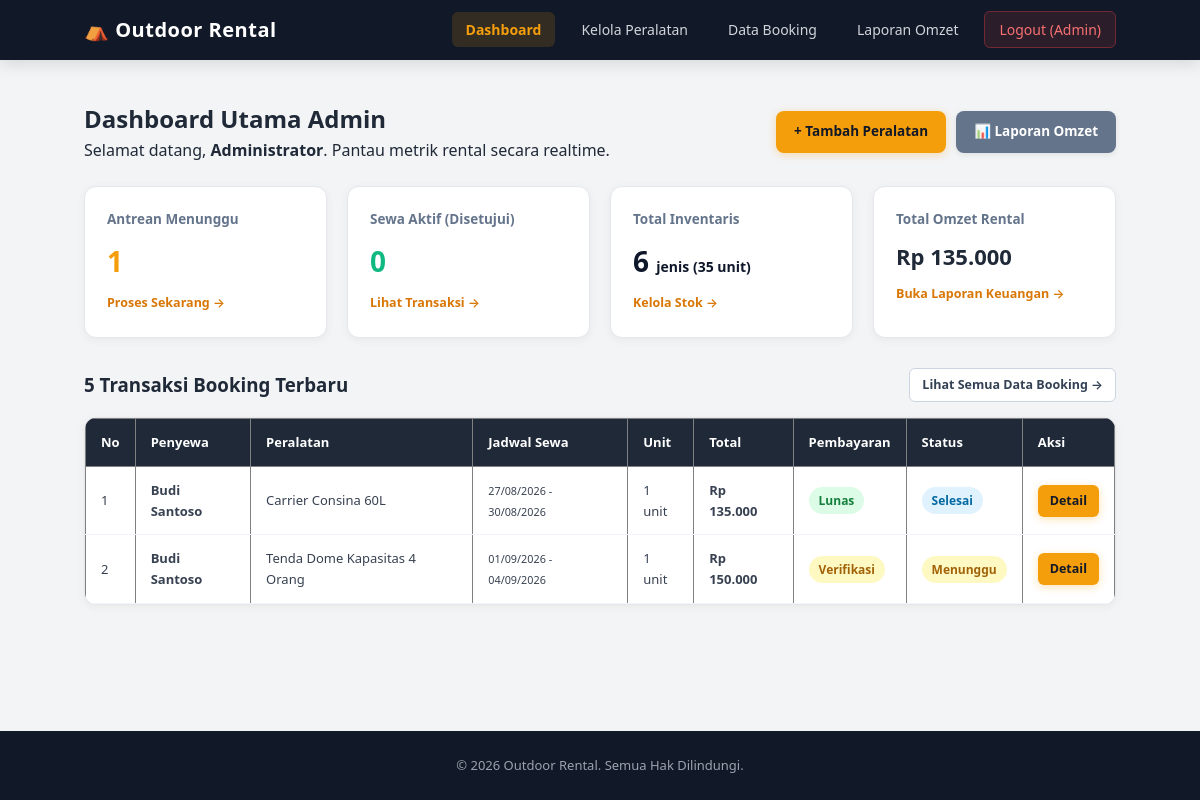
/admin/index.php (signed in), run on the app's committed database.
### tables this page shows
CREATE TABLE `booking` (
    `id` INT AUTO_INCREMENT PRIMARY KEY,
    `id_user` INT NOT NULL,
    `id_peralatan` INT NOT NULL,
    `nama_penyewa` VARCHAR(100) NOT NULL,
    `no_hp` VARCHAR(25) NOT NULL,
    `tanggal_pinjam` DATE NOT NULL,
    `tanggal_kembali` DATE NOT NULL,
    `lama_sewa` INT NOT NULL,
    `jumlah` INT NOT NULL DEFAULT 1,
    `total_harga` INT NOT NULL,
    `bukti_pembayaran` VARCHAR(255) NULL,
    `status_pembayaran` ENUM(
        'Belum Bayar',
        'Menunggu Verifikasi',
        'Lunas'
    ) NOT NULL DEFAULT 'Belum Bayar',
    `denda` INT NOT NULL DEFAULT 0,
    `status` ENUM(
        'Menunggu',
        'Disetujui',
        'Ditolak',
        'Dikembalikan'
    ) NOT NULL DEFAULT 'Menunggu',
    `created_at` TIMESTAMP DEFAULT CURRENT_TIMESTAMP,
    CONSTRAINT `fk_booking_user` FOREIGN KEY (`id_user`) REFERENCES `users` (`id`) ON UPDATE CASCADE ON DELETE CASCADE,
    CONSTRAINT `fk_booking_peralatan` FOREIGN KEY (`id_peralatan`) REFERENCES `peralatan` (`id`) ON UPDATE CASCADE ON DELETE RESTRICT
);

CREATE TABLE `peralatan` (
    `id` INT AUTO_INCREMENT PRIMARY KEY,
    `nama` VARCHAR(100) NOT NULL,
    `kategori` VARCHAR(50) NOT NULL,
    `harga` INT NOT NULL,
    `stok` INT NOT NULL DEFAULT 0,
    `gambar` VARCHAR(255) NULL,
    `created_at` TIMESTAMP DEFAULT CURRENT_TIMESTAMP
);

### config/functions.php (called while the page is built, shortened)
<?php
function rupiah($harga)
{
    return "Rp " . number_format((float)$harga, 0, ',', '.');
}

### admin/index.php (the view, shortened to what this page needs)
<?php
require_once '../config/config.php';
require_once '../config/functions.php';
$qMenunggu = mysqli_query($conn, "SELECT COUNT(*) AS total FROM booking WHERE status = 'Menunggu'");
$totalMenunggu = (int) mysqli_fetch_assoc($qMenunggu)['total'];
$qDisetujui = mysqli_query($conn, "SELECT COUNT(*) AS total FROM booking WHERE status = 'Disetujui'");
$totalDisetujui = (int) mysqli_fetch_assoc($qDisetujui)['total'];
$qPeralatan = mysqli_query($conn, "SELECT COUNT(*) AS total_jenis, SUM(stok) AS total_unit FROM peralatan");
$dataPeralatan = mysqli_fetch_assoc($qPeralatan);
$totalJenisPeralatan = (int) $dataPeralatan['total_jenis'];
$totalUnitStok = (int) ($dataPeralatan['total_unit'] ?? 0);
$qPendapatan = mysqli_query($conn, "SELECT SUM(total_harga + denda) AS grand_omzet FROM booking WHERE status IN ('Disetujui', 'Dikembalikan')");
$grandOmzet = (int) (mysqli_fetch_assoc($qPendapatan)['grand_omzet'] ?? 0);
$qTerbaru = mysqli_query(
    $conn,
    "SELECT booking.*, peralatan.nama AS nama_peralatan
     FROM booking
     JOIN peralatan ON booking.id_peralatan = peralatan.id
     ORDER BY booking.id DESC LIMIT 5"
);
include '../includes/header.php';
?>
<section class="riwayat-section">
    <div class="header-action-container">
        <div>
            <h2>Dashboard Utama Admin</h2>
            <p>Selamat datang, <strong><?= htmlspecialchars($_SESSION['nama']); ?></strong>. Pantau metrik rental secara realtime.</p>
        </div>
        <div style="display:flex; gap:10px;">
            <a href="tambah_peralatan.php" class="btn btn-primary">+ Tambah Peralatan</a>
            <a href="laporan.php" class="btn btn-secondary">📊 Laporan Omzet</a>
        </div>
    </div>
    <div class="dashboard-stats mt-4">
        <div class="stat-box">
            <h3>Antrean Menunggu</h3>
            <p style="color:#f59e0b;"><?= $totalMenunggu; ?></p>
            <a href="booking.php?status=Menunggu" class="text-sm">Proses Sekarang →</a>
        </div>
        <div class="stat-box">
            <h3>Sewa Aktif (Disetujui)</h3>
            <p style="color:#10b981;"><?= $totalDisetujui; ?></p>
            <a href="booking.php?status=Disetujui" class="text-sm">Lihat Transaksi →</a>
        </div>
        <div class="stat-box">
            <h3>Total Inventaris</h3>
            <p><?= $totalJenisPeralatan; ?> <small style="font-size:14px;">jenis (<?= $totalUnitStok; ?> unit)</small></p>
            <a href="peralatan.php" class="text-sm">Kelola Stok →</a>
        </div>
        <div class="stat-box">
            <h3>Total Omzet Rental</h3>
            <p style="font-size:22px; color:#1f2937;"><?= rupiah($grandOmzet); ?></p>
            <a href="laporan.php" class="text-sm">Buka Laporan Keuangan →</a>
        </div>
    </div>
    <div class="mt-5">
        <div style="display:flex; justify-content:space-between; align-items:center; margin-bottom:15px;">
            <h3>5 Transaksi Booking Terbaru</h3>
            <a href="booking.php" class="btn btn-sm btn-outline">Lihat Semua Data Booking →</a>
        </div>
        <?php if (mysqli_num_rows($qTerbaru) == 0) { ?>
            <div class="empty-state">
                <p>Belum ada aktivitas transaksi booking.</p>
            </div>
        <?php } else { ?>
            <div class="table-responsive">
                <table border="1" cellpadding="10" cellspacing="0" class="table-custom">
                    <thead>
                        <tr>
                            <th>No</th>
                            <th>Penyewa</th>
                            <th>Peralatan</th>
                            <th>Jadwal Sewa</th>
                            <th>Unit</th>
                            <th>Total</th>
                            <th>Pembayaran</th>
                            <th>Status</th>
                            <th>Aksi</th>
                        </tr>
                    </thead>
                    <tbody>
                        <?php $no = 1; while ($b = mysqli_fetch_assoc($qTerbaru)) { ?>
                            <tr>
                                <td><?= $no++; ?></td>
                                <td><strong><?= htmlspecialchars($b['nama_penyewa']); ?></strong></td>
                                <td><?= htmlspecialchars($b['nama_peralatan']); ?></td>
                                <td><small><?= date('d/m/Y', strtotime($b['tanggal_pinjam'])); ?> - <?= date('d/m/Y', strtotime($b['tanggal_kembali'])); ?></small></td>
                                <td><?= $b['jumlah']; ?> unit</td>
                                <td><strong><?= rupiah($b['total_harga']); ?></strong></td>
                                <td>
                                    <?php if ($b['status_pembayaran'] === 'Lunas') { ?>
                                        <span class="badge badge-success">Lunas</span>
                                    <?php } elseif ($b['status_pembayaran'] === 'Menunggu Verifikasi') { ?>
                                        <span class="badge badge-warning">Verifikasi</span>
                                    <?php } else { ?>
                                        <span class="badge badge-danger">Belum</span>
                                    <?php } ?>
                                </td>
                                <td>
                                    <?php if ($b['status'] === 'Disetujui') { ?>
                                        <span class="badge badge-success">Disetujui</span>
                                    <?php } elseif ($b['status'] === 'Dikembalikan') { ?>
                                        <span class="badge badge-info">Selesai</span>
                                    <?php } elseif ($b['status'] === 'Ditolak') { ?>
                                        <span class="badge badge-danger">Ditolak</span>
                                    <?php } else { ?>
                                        <span class="badge badge-warning">Menunggu</span>
                                    <?php } ?>
                                </td>
                                <td>
                                    <a href="detail_booking.php?id=<?= $b['id']; ?>" class="btn btn-sm btn-primary">Detail</a>
                                </td>
                            </tr>
                        <?php } ?>
                    </tbody>
                </table>
            </div>
        <?php } ?>
    </div>
</section>
<?php
include '../includes/footer.php';
?>

### assets/css/style.css (style rules this page uses)
* { margin: 0; padding: 0; box-sizing: border-box; }
body { font-family: 'Segoe UI', -apple-system, BlinkMacSystemFont, Roboto, Oxygen, Ubuntu, Cantarell, sans-serif; background: #f3f4f6; color: #1f2937; line-height: 1.6; min-height: 100vh; display: flex; flex-direction: column; }
a { text-decoration: none; color: inherit; transition: all 0.2s ease; }
.btn { display: inline-flex; align-items: center; justify-content: center; gap: 6px; padding: 10px 18px; background: #1e293b; color: #ffffff; border-radius: 8px; font-size: 13.5px; font-weight: 600; border: none; text-align: center; cursor: pointer; box-shadow: 0 2px 6px rgba(0, 0, 0, 0.08); transition: all 0.2s cubic-bezier(0.4, 0, 0.2, 1); box-sizing: border-box; }
.btn-primary { background: #f59e0b; color: #111827; font-weight: 700; box-shadow: 0 2px 8px rgba(245, 158, 11, 0.3); }
.btn-secondary { background: #64748b; color: #ffffff; font-weight: 600; }
.btn-outline { background: #ffffff; border: 1.5px solid #cbd5e1; color: #334155; box-shadow: none; font-weight: 600; }
.btn-sm { padding: 6px 12px; font-size: 12.5px; border-radius: 6px; }
.badge { display: inline-block; padding: 4px 10px; border-radius: 9999px; font-size: 12px; font-weight: 600; }
.badge-success { background: #dcfce7; color: #15803d; }
.badge-warning { background: #fef9c3; color: #a16207; }
.badge-info { background: #e0f2fe; color: #0369a1; }
.riwayat-section { padding: 40px 7%; flex: 1; }
.header-action-container { display: flex; justify-content: space-between; align-items: center; flex-wrap: wrap; gap: 15px; }
.table-responsive { overflow-x: auto; background: white; border-radius: 12px; box-shadow: 0 2px 10px rgba(0, 0, 0, 0.05); border: 1px solid #e5e7eb; }
.table-custom { width: 100%; border-collapse: collapse; }
.table-custom th { background: #1f2937; color: white; padding: 13px 15px; text-align: left; font-size: 13px; font-weight: 600; }
.table-custom td { padding: 13px 15px; border-bottom: 1px solid #f1f5f9; font-size: 13px; color: #374151; }
.dashboard-stats { display: grid; grid-template-columns: repeat(auto-fit, minmax(220px, 1fr)); gap: 20px; }
.stat-box { background: white; padding: 22px; border-radius: 12px; box-shadow: 0 2px 10px rgba(0, 0, 0, 0.05); border: 1px solid #e5e7eb; transition: transform 0.2s ease; }
.stat-box h3 { font-size: 13.5px; color: #64748b; margin-bottom: 8px; }
.stat-box p { font-size: 28px; font-weight: 800; color: #0f172a; margin-bottom: 6px; }
.stat-box a { color: #d97706; font-weight: 600; font-size: 12.5px; }
.mt-4 { margin-top: 22px; }
.mt-5 { margin-top: 30px; }

### data on the page
booking: nama_penyewa "Budi Santoso", id_peralatan.nama "Carrier Consina 60L", tanggal_pinjam "27/08/2026", tanggal_kembali "30/08/2026", jumlah "1", total_harga "Rp 135.000", status_pembayaran "Lunas", status "Selesai"
booking: nama_penyewa "Budi Santoso", id_peralatan.nama "Tenda Dome Kapasitas 4 Orang", tanggal_pinjam "01/09/2026", tanggal_kembali "04/09/2026", jumlah "1", total_harga "Rp 150.000", shows "Verifikasi", status "Menunggu"

### other printed values
APP_NAME "Outdoor Rental"
$_SESSION['nama'] "Administrator"
$totalMenunggu "1"
$totalDisetujui "0"
$totalJenisPeralatan "6"
$totalUnitStok "35"
rupiah($grandOmzet) "Rp 135.000"
